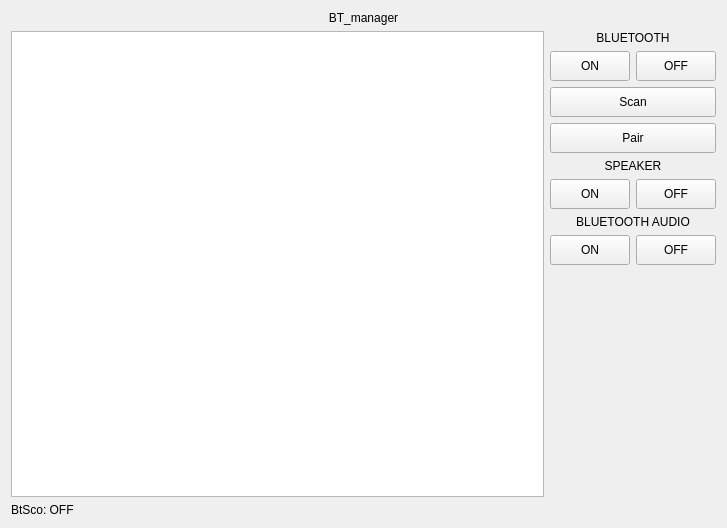
<?xml version="1.0" encoding="UTF-8"?>
<ui version="4.0">
 <class>Widget</class>
 <widget class="QWidget" name="Widget">
  <property name="geometry">
   <rect>
    <x>0</x>
    <y>0</y>
    <width>727</width>
    <height>528</height>
   </rect>
  </property>
  <property name="windowTitle">
   <string>Widget</string>
  </property>
  <layout class="QVBoxLayout" name="verticalLayout_4">
   <item>
    <widget class="QLabel" name="label">
     <property name="text">
      <string>BT_manager</string>
     </property>
     <property name="alignment">
      <set>Qt::AlignCenter</set>
     </property>
    </widget>
   </item>
   <item>
    <layout class="QHBoxLayout" name="horizontalLayout">
     <item>
      <widget class="QListWidget" name="listWidget"/>
     </item>
     <item>
      <layout class="QVBoxLayout" name="verticalLayout">
       <item>
        <layout class="QVBoxLayout" name="verticalLayout_2">
         <item>
          <widget class="QLabel" name="label_2">
           <property name="text">
            <string>BLUETOOTH</string>
           </property>
           <property name="alignment">
            <set>Qt::AlignCenter</set>
           </property>
          </widget>
         </item>
         <item>
          <layout class="QHBoxLayout" name="horizontalLayout_2">
           <item>
            <widget class="QPushButton" name="onButton">
             <property name="minimumSize">
              <size>
               <width>0</width>
               <height>30</height>
              </size>
             </property>
             <property name="focusPolicy">
              <enum>Qt::NoFocus</enum>
             </property>
             <property name="text">
              <string>ON</string>
             </property>
            </widget>
           </item>
           <item>
            <widget class="QPushButton" name="offButton">
             <property name="minimumSize">
              <size>
               <width>0</width>
               <height>30</height>
              </size>
             </property>
             <property name="focusPolicy">
              <enum>Qt::NoFocus</enum>
             </property>
             <property name="text">
              <string>OFF</string>
             </property>
            </widget>
           </item>
          </layout>
         </item>
        </layout>
       </item>
       <item>
        <widget class="QPushButton" name="scanButton">
         <property name="sizePolicy">
          <sizepolicy hsizetype="Minimum" vsizetype="Fixed">
           <horstretch>0</horstretch>
           <verstretch>0</verstretch>
          </sizepolicy>
         </property>
         <property name="minimumSize">
          <size>
           <width>100</width>
           <height>30</height>
          </size>
         </property>
         <property name="focusPolicy">
          <enum>Qt::NoFocus</enum>
         </property>
         <property name="text">
          <string>Scan</string>
         </property>
        </widget>
       </item>
       <item>
        <widget class="QPushButton" name="pairButton">
         <property name="sizePolicy">
          <sizepolicy hsizetype="Minimum" vsizetype="Fixed">
           <horstretch>0</horstretch>
           <verstretch>0</verstretch>
          </sizepolicy>
         </property>
         <property name="minimumSize">
          <size>
           <width>100</width>
           <height>30</height>
          </size>
         </property>
         <property name="focusPolicy">
          <enum>Qt::NoFocus</enum>
         </property>
         <property name="text">
          <string>Pair</string>
         </property>
        </widget>
       </item>
       <item>
        <layout class="QVBoxLayout" name="verticalLayout_3">
         <item>
          <widget class="QLabel" name="label_3">
           <property name="text">
            <string>SPEAKER</string>
           </property>
           <property name="alignment">
            <set>Qt::AlignCenter</set>
           </property>
          </widget>
         </item>
         <item>
          <layout class="QHBoxLayout" name="horizontalLayout_3">
           <item>
            <widget class="QPushButton" name="speakerOnButton">
             <property name="minimumSize">
              <size>
               <width>0</width>
               <height>30</height>
              </size>
             </property>
             <property name="focusPolicy">
              <enum>Qt::NoFocus</enum>
             </property>
             <property name="text">
              <string>ON</string>
             </property>
            </widget>
           </item>
           <item>
            <widget class="QPushButton" name="speakerOffButton">
             <property name="minimumSize">
              <size>
               <width>0</width>
               <height>30</height>
              </size>
             </property>
             <property name="focusPolicy">
              <enum>Qt::NoFocus</enum>
             </property>
             <property name="text">
              <string>OFF</string>
             </property>
            </widget>
           </item>
          </layout>
         </item>
        </layout>
       </item>
       <item>
        <layout class="QVBoxLayout" name="verticalLayout_5">
         <item>
          <widget class="QLabel" name="label_4">
           <property name="text">
            <string>BLUETOOTH AUDIO</string>
           </property>
           <property name="alignment">
            <set>Qt::AlignCenter</set>
           </property>
          </widget>
         </item>
         <item>
          <layout class="QHBoxLayout" name="horizontalLayout_4">
           <item>
            <widget class="QPushButton" name="btAudioOnButton">
             <property name="minimumSize">
              <size>
               <width>0</width>
               <height>30</height>
              </size>
             </property>
             <property name="focusPolicy">
              <enum>Qt::NoFocus</enum>
             </property>
             <property name="text">
              <string>ON</string>
             </property>
            </widget>
           </item>
           <item>
            <widget class="QPushButton" name="btAudioOffButton">
             <property name="minimumSize">
              <size>
               <width>0</width>
               <height>30</height>
              </size>
             </property>
             <property name="focusPolicy">
              <enum>Qt::NoFocus</enum>
             </property>
             <property name="text">
              <string>OFF</string>
             </property>
            </widget>
           </item>
          </layout>
         </item>
        </layout>
       </item>
       <item>
        <spacer name="verticalSpacer">
         <property name="orientation">
          <enum>Qt::Vertical</enum>
         </property>
         <property name="sizeHint" stdset="0">
          <size>
           <width>20</width>
           <height>40</height>
          </size>
         </property>
        </spacer>
       </item>
      </layout>
     </item>
    </layout>
   </item>
   <item>
    <widget class="QLabel" name="btScoLabel">
     <property name="text">
      <string>BtSco: OFF</string>
     </property>
    </widget>
   </item>
  </layout>
 </widget>
 <layoutdefault spacing="6" margin="11"/>
 <resources/>
 <connections/>
</ui>
